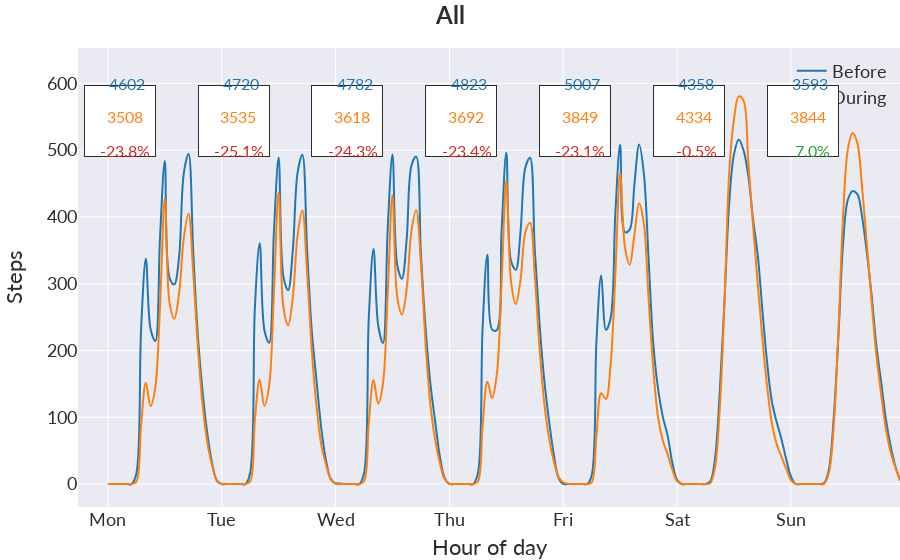
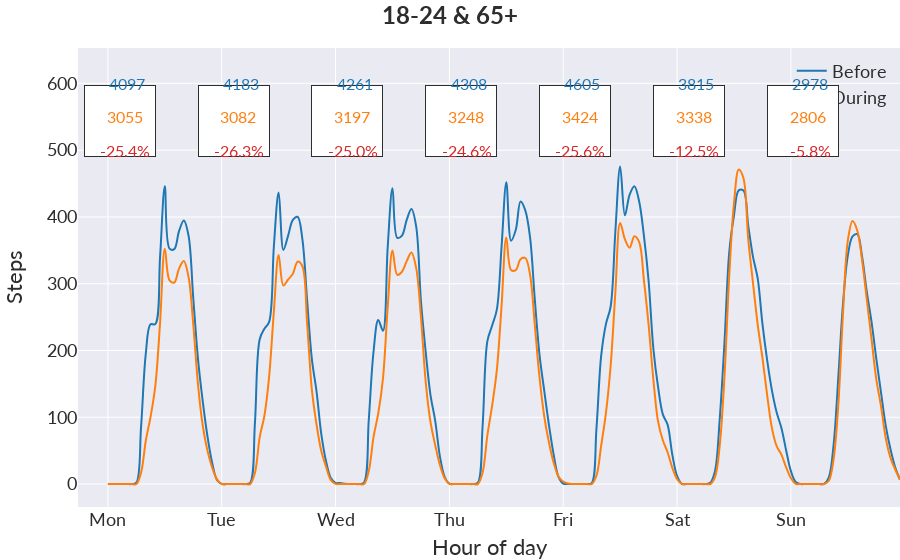
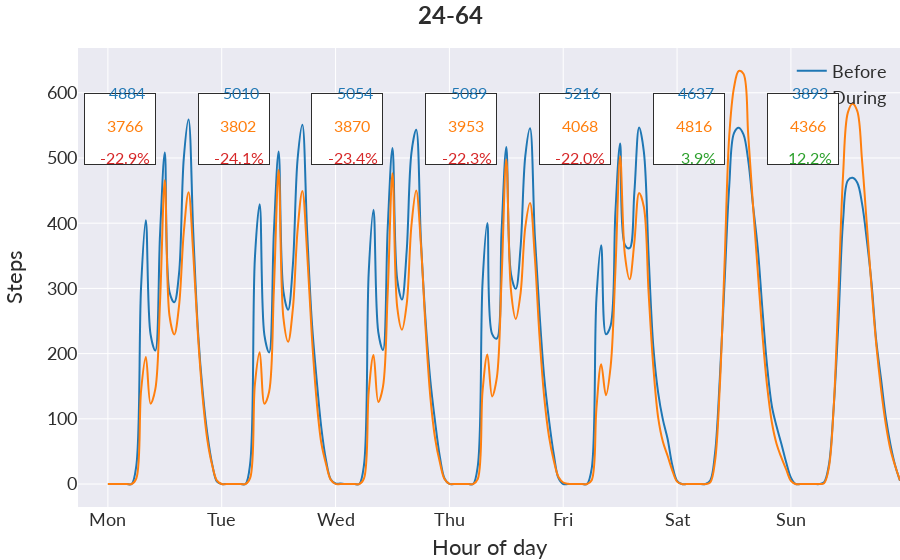

Notebook code for these charts, in order:
### Code cell
plt.gcf().set_size_inches(600/96, 200/96)

# users = df[df['work_age'] == True]
show_plot(df, 'All')
show_plot(df[df['work_age'] == False], '18-24 & 65+')
show_plot(df[df['work_age'] == True], '24-64')

### Figure 1 — Plotly figure (JSON) as saved in the notebook; plotly's stock layout.template omitted (floating-point values rounded to 4 significant figures; data arrays with more than 128 entries replaced by an {"elided": "..."} marker saying what was removed)
{"data": [{"hovertemplate": "period=Before<br>hour=%{x}<br>value=%{y}<extra></extra>", "legendgroup": "Before", "line": {"color": "#1F77B4", "dash": "solid", "shape": "spline"}, "marker": {"symbol": "circle"}, "mode": "lines", "name": "Before", "orientation": "v", "showlegend": true, "type": "scatter", "x": {"elided": "168 int values"}, "xaxis": "x", "y": {"elided": "168 float values"}, "yaxis": "y"}, {"hovertemplate": "period=During<br>hour=%{x}<br>value=%{y}<extra></extra>", "legendgroup": "During", "line": {"color": "#FF7F0E", "dash": "solid", "shape": "spline"}, "marker": {"symbol": "circle"}, "mode": "lines", "name": "During", "orientation": "v", "showlegend": true, "type": "scatter", "x": {"elided": "168 int values"}, "xaxis": "x", "y": {"elided": "168 float values"}, "yaxis": "y"}], "layout": {"annotations": [{"align": "left", "bgcolor": "white", "bordercolor": "#2D2D2D", "borderpad": 5, "borderwidth": 1, "height": 60, "showarrow": false, "text": "", "width": 60, "x": 2.5, "y": 544}, {"font": {"color": "#2D2D2D", "size": 18}, "showarrow": false, "text": "", "x": 2, "y": 650}, {"font": {"color": "#1F77B4", "size": 16}, "showarrow": false, "text": "      4602", "x": 1.5, "y": 600}, {"font": {"color": "#FF7F0E", "size": 16}, "showarrow": false, "text": "      3508", "x": 1, "y": 550}, {"font": {"color": "#D62728", "size": 16}, "showarrow": false, "text": "     -23.8%", "x": 1.5, "y": 500}, {"align": "left", "bgcolor": "white", "bordercolor": "#2D2D2D", "borderpad": 5, "borderwidth": 1, "height": 60, "showarrow": false, "text": "", "width": 60, "x": 26.5, "y": 544}, {"font": {"color": "#2D2D2D", "size": 18}, "showarrow": false, "text": "", "x": 26, "y": 650}, {"font": {"color": "#1F77B4", "size": 16}, "showarrow": false, "text": "      4720", "x": 25.5, "y": 600}, {"font": {"color": "#FF7F0E", "size": 16}, "showarrow": false, "text": "      3535", "x": 25, "y": 550}, {"font": {"color": "#D62728", "size": 16}, "showarrow": false, "text": "     -25.1%", "x": 25.5, "y": 500}, {"align": "left", "bgcolor": "white", "bordercolor": "#2D2D2D", "borderpad": 5, "borderwidth": 1, "height": 60, "showarrow": false, "text": "", "width": 60, "x": 50.5, "y": 544}, {"font": {"color": "#2D2D2D", "size": 18}, "showarrow": false, "text": "", "x": 50, "y": 650}, {"font": {"color": "#1F77B4", "size": 16}, "showarrow": false, "text": "      4782", "x": 49.5, "y": 600}, {"font": {"color": "#FF7F0E", "size": 16}, "showarrow": false, "text": "      3618", "x": 49, "y": 550}, {"font": {"color": "#D62728", "size": 16}, "showarrow": false, "text": "     -24.3%", "x": 49.5, "y": 500}, {"align": "left", "bgcolor": "white", "bordercolor": "#2D2D2D", "borderpad": 5, "borderwidth": 1, "height": 60, "showarrow": false, "text": "", "width": 60, "x": 74.5, "y": 544}, {"font": {"color": "#2D2D2D", "size": 18}, "showarrow": false, "text": "", "x": 74, "y": 650}, {"font": {"color": "#1F77B4", "size": 16}, "showarrow": false, "text": "      4823", "x": 73.5, "y": 600}, {"font": {"color": "#FF7F0E", "size": 16}, "showarrow": false, "text": "      3692", "x": 73, "y": 550}, {"font": {"color": "#D62728", "size": 16}, "showarrow": false, "text": "     -23.4%", "x": 73.5, "y": 500}, {"align": "left", "bgcolor": "white", "bordercolor": "#2D2D2D", "borderpad": 5, "borderwidth": 1, "height": 60, "showarrow": false, "text": "", "width": 60, "x": 98.5, "y": 544}, {"font": {"color": "#2D2D2D", "size": 18}, "showarrow": false, "text": "", "x": 98, "y": 650}, {"font": {"color": "#1F77B4", "size": 16}, "showarrow": false, "text": "      5007", "x": 97.5, "y": 600}, {"font": {"color": "#FF7F0E", "size": 16}, "showarrow": false, "text": "      3849", "x": 97, "y": 550}, {"font": {"color": "#D62728", "size": 16}, "showarrow": false, "text": "     -23.1%", "x": 97.5, "y": 500}, {"align": "left", "bgcolor": "white", "bordercolor": "#2D2D2D", "borderpad": 5, "borderwidth": 1, "height": 60, "showarrow": false, "text": "", "width": 60, "x": 122.5, "y": 544}, {"font": {"color": "#2D2D2D", "size": 18}, "showarrow": false, "text": "", "x": 122, "y": 650}, {"font": {"color": "#1F77B4", "size": 16}, "showarrow": false, "text": "      4358", "x": 121.5, "y": 600}, {"font": {"color": "#FF7F0E", "size": 16}, "showarrow": false, "text": "      4334", "x": 121, "y": 550}, {"font": {"color": "#D62728", "size": 16}, "showarrow": false, "text": "      -0.5%", "x": 121.5, "y": 500}, {"align": "left", "bgcolor": "white", "bordercolor": "#2D2D2D", "borderpad": 5, "borderwidth": 1, "height": 60, "showarrow": false, "text": "", "width": 60, "x": 146.5, "y": 544}, {"font": {"color": "#2D2D2D", "size": 18}, "showarrow": false, "text": "", "x": 146, "y": 650}, {"font": {"color": "#1F77B4", "size": 16}, "showarrow": false, "text": "      3593", "x": 145.5, "y": 600}, {"font": {"color": "#FF7F0E", "size": 16}, "showarrow": false, "text": "      3844", "x": 145, "y": 550}, {"font": {"color": "#2CA02C", "size": 16}, "showarrow": false, "text": "       7.0%", "x": 145.5, "y": 500}], "autosize": true, "font": {"color": "#2D2D2D", "family": "Lato, sans-serif", "size": 18}, "legend": {"bgcolor": "rgba(255,255,255, 0.0)", "title": {"text": ""}, "tracegroupgap": 0, "x": 0.99, "xanchor": "right", "y": 0.99, "yanchor": "top"}, "margin": {"b": 32, "l": 0, "r": 0, "t": 48}, "title": {"font": {"size": 24}, "text": "<b>All</b>"}, "xaxis": {"anchor": "y", "autorange": true, "domain": [0, 1], "range": [-5.268, 167], "tickfont": {"size": 18}, "tickformat": "%b %Y", "ticktext": ["Mon", "Tue", "Wed", "Thu", "Fri", "Sat", "Sun"], "tickvals": [0, 24, 48, 72, 96, 120, 144], "title": {"text": "Hour of day"}, "type": "linear"}, "yaxis": {"anchor": "x", "autorange": true, "domain": [0, 1], "range": [-34.49, 655.3], "tickfont": {"size": 18}, "title": {"standoff": 32, "text": "Steps"}, "type": "linear"}, "yaxis2": {"title": {"standoff": 32}}}}

### Figure 2 — Plotly figure (JSON) as saved in the notebook; plotly's stock layout.template omitted (floating-point values rounded to 4 significant figures; data arrays with more than 128 entries replaced by an {"elided": "..."} marker saying what was removed)
{"data": [{"hovertemplate": "period=Before<br>hour=%{x}<br>value=%{y}<extra></extra>", "legendgroup": "Before", "line": {"color": "#1F77B4", "dash": "solid", "shape": "spline"}, "marker": {"symbol": "circle"}, "mode": "lines", "name": "Before", "orientation": "v", "showlegend": true, "type": "scatter", "x": {"elided": "168 int values"}, "xaxis": "x", "y": {"elided": "168 float values"}, "yaxis": "y"}, {"hovertemplate": "period=During<br>hour=%{x}<br>value=%{y}<extra></extra>", "legendgroup": "During", "line": {"color": "#FF7F0E", "dash": "solid", "shape": "spline"}, "marker": {"symbol": "circle"}, "mode": "lines", "name": "During", "orientation": "v", "showlegend": true, "type": "scatter", "x": {"elided": "168 int values"}, "xaxis": "x", "y": {"elided": "168 float values"}, "yaxis": "y"}], "layout": {"annotations": [{"align": "left", "bgcolor": "white", "bordercolor": "#2D2D2D", "borderpad": 5, "borderwidth": 1, "height": 60, "showarrow": false, "text": "", "width": 60, "x": 2.5, "y": 544}, {"font": {"color": "#2D2D2D", "size": 18}, "showarrow": false, "text": "", "x": 2, "y": 650}, {"font": {"color": "#1F77B4", "size": 16}, "showarrow": false, "text": "      4097", "x": 1.5, "y": 600}, {"font": {"color": "#FF7F0E", "size": 16}, "showarrow": false, "text": "      3055", "x": 1, "y": 550}, {"font": {"color": "#D62728", "size": 16}, "showarrow": false, "text": "     -25.4%", "x": 1.5, "y": 500}, {"align": "left", "bgcolor": "white", "bordercolor": "#2D2D2D", "borderpad": 5, "borderwidth": 1, "height": 60, "showarrow": false, "text": "", "width": 60, "x": 26.5, "y": 544}, {"font": {"color": "#2D2D2D", "size": 18}, "showarrow": false, "text": "", "x": 26, "y": 650}, {"font": {"color": "#1F77B4", "size": 16}, "showarrow": false, "text": "      4183", "x": 25.5, "y": 600}, {"font": {"color": "#FF7F0E", "size": 16}, "showarrow": false, "text": "      3082", "x": 25, "y": 550}, {"font": {"color": "#D62728", "size": 16}, "showarrow": false, "text": "     -26.3%", "x": 25.5, "y": 500}, {"align": "left", "bgcolor": "white", "bordercolor": "#2D2D2D", "borderpad": 5, "borderwidth": 1, "height": 60, "showarrow": false, "text": "", "width": 60, "x": 50.5, "y": 544}, {"font": {"color": "#2D2D2D", "size": 18}, "showarrow": false, "text": "", "x": 50, "y": 650}, {"font": {"color": "#1F77B4", "size": 16}, "showarrow": false, "text": "      4261", "x": 49.5, "y": 600}, {"font": {"color": "#FF7F0E", "size": 16}, "showarrow": false, "text": "      3197", "x": 49, "y": 550}, {"font": {"color": "#D62728", "size": 16}, "showarrow": false, "text": "     -25.0%", "x": 49.5, "y": 500}, {"align": "left", "bgcolor": "white", "bordercolor": "#2D2D2D", "borderpad": 5, "borderwidth": 1, "height": 60, "showarrow": false, "text": "", "width": 60, "x": 74.5, "y": 544}, {"font": {"color": "#2D2D2D", "size": 18}, "showarrow": false, "text": "", "x": 74, "y": 650}, {"font": {"color": "#1F77B4", "size": 16}, "showarrow": false, "text": "      4308", "x": 73.5, "y": 600}, {"font": {"color": "#FF7F0E", "size": 16}, "showarrow": false, "text": "      3248", "x": 73, "y": 550}, {"font": {"color": "#D62728", "size": 16}, "showarrow": false, "text": "     -24.6%", "x": 73.5, "y": 500}, {"align": "left", "bgcolor": "white", "bordercolor": "#2D2D2D", "borderpad": 5, "borderwidth": 1, "height": 60, "showarrow": false, "text": "", "width": 60, "x": 98.5, "y": 544}, {"font": {"color": "#2D2D2D", "size": 18}, "showarrow": false, "text": "", "x": 98, "y": 650}, {"font": {"color": "#1F77B4", "size": 16}, "showarrow": false, "text": "      4605", "x": 97.5, "y": 600}, {"font": {"color": "#FF7F0E", "size": 16}, "showarrow": false, "text": "      3424", "x": 97, "y": 550}, {"font": {"color": "#D62728", "size": 16}, "showarrow": false, "text": "     -25.6%", "x": 97.5, "y": 500}, {"align": "left", "bgcolor": "white", "bordercolor": "#2D2D2D", "borderpad": 5, "borderwidth": 1, "height": 60, "showarrow": false, "text": "", "width": 60, "x": 122.5, "y": 544}, {"font": {"color": "#2D2D2D", "size": 18}, "showarrow": false, "text": "", "x": 122, "y": 650}, {"font": {"color": "#1F77B4", "size": 16}, "showarrow": false, "text": "      3815", "x": 121.5, "y": 600}, {"font": {"color": "#FF7F0E", "size": 16}, "showarrow": false, "text": "      3338", "x": 121, "y": 550}, {"font": {"color": "#D62728", "size": 16}, "showarrow": false, "text": "     -12.5%", "x": 121.5, "y": 500}, {"align": "left", "bgcolor": "white", "bordercolor": "#2D2D2D", "borderpad": 5, "borderwidth": 1, "height": 60, "showarrow": false, "text": "", "width": 60, "x": 146.5, "y": 544}, {"font": {"color": "#2D2D2D", "size": 18}, "showarrow": false, "text": "", "x": 146, "y": 650}, {"font": {"color": "#1F77B4", "size": 16}, "showarrow": false, "text": "      2978", "x": 145.5, "y": 600}, {"font": {"color": "#FF7F0E", "size": 16}, "showarrow": false, "text": "      2806", "x": 145, "y": 550}, {"font": {"color": "#D62728", "size": 16}, "showarrow": false, "text": "      -5.8%", "x": 145.5, "y": 500}], "autosize": true, "font": {"color": "#2D2D2D", "family": "Lato, sans-serif", "size": 18}, "legend": {"bgcolor": "rgba(255,255,255, 0.0)", "title": {"text": ""}, "tracegroupgap": 0, "x": 0.99, "xanchor": "right", "y": 0.99, "yanchor": "top"}, "margin": {"b": 32, "l": 0, "r": 0, "t": 48}, "title": {"font": {"size": 24}, "text": "<b>18-24 & 65+</b>"}, "xaxis": {"anchor": "y", "autorange": true, "domain": [0, 1], "range": [-5.268, 167], "tickfont": {"size": 18}, "tickformat": "%b %Y", "ticktext": ["Mon", "Tue", "Wed", "Thu", "Fri", "Sat", "Sun"], "tickvals": [0, 24, 48, 72, 96, 120, 144], "title": {"text": "Hour of day"}, "type": "linear"}, "yaxis": {"anchor": "x", "autorange": true, "domain": [0, 1], "range": [-34.49, 655.3], "tickfont": {"size": 18}, "title": {"standoff": 32, "text": "Steps"}, "type": "linear"}, "yaxis2": {"title": {"standoff": 32}}}}

### Figure 3 — Plotly figure (JSON) as saved in the notebook; plotly's stock layout.template omitted (floating-point values rounded to 4 significant figures; data arrays with more than 128 entries replaced by an {"elided": "..."} marker saying what was removed)
{"data": [{"hovertemplate": "period=Before<br>hour=%{x}<br>value=%{y}<extra></extra>", "legendgroup": "Before", "line": {"color": "#1F77B4", "dash": "solid", "shape": "spline"}, "marker": {"symbol": "circle"}, "mode": "lines", "name": "Before", "orientation": "v", "showlegend": true, "type": "scatter", "x": {"elided": "168 int values"}, "xaxis": "x", "y": {"elided": "168 float values"}, "yaxis": "y"}, {"hovertemplate": "period=During<br>hour=%{x}<br>value=%{y}<extra></extra>", "legendgroup": "During", "line": {"color": "#FF7F0E", "dash": "solid", "shape": "spline"}, "marker": {"symbol": "circle"}, "mode": "lines", "name": "During", "orientation": "v", "showlegend": true, "type": "scatter", "x": {"elided": "168 int values"}, "xaxis": "x", "y": {"elided": "168 float values"}, "yaxis": "y"}], "layout": {"annotations": [{"align": "left", "bgcolor": "white", "bordercolor": "#2D2D2D", "borderpad": 5, "borderwidth": 1, "height": 60, "showarrow": false, "text": "", "width": 60, "x": 2.5, "y": 544}, {"font": {"color": "#2D2D2D", "size": 18}, "showarrow": false, "text": "", "x": 2, "y": 650}, {"font": {"color": "#1F77B4", "size": 16}, "showarrow": false, "text": "      4884", "x": 1.5, "y": 600}, {"font": {"color": "#FF7F0E", "size": 16}, "showarrow": false, "text": "      3766", "x": 1, "y": 550}, {"font": {"color": "#D62728", "size": 16}, "showarrow": false, "text": "     -22.9%", "x": 1.5, "y": 500}, {"align": "left", "bgcolor": "white", "bordercolor": "#2D2D2D", "borderpad": 5, "borderwidth": 1, "height": 60, "showarrow": false, "text": "", "width": 60, "x": 26.5, "y": 544}, {"font": {"color": "#2D2D2D", "size": 18}, "showarrow": false, "text": "", "x": 26, "y": 650}, {"font": {"color": "#1F77B4", "size": 16}, "showarrow": false, "text": "      5010", "x": 25.5, "y": 600}, {"font": {"color": "#FF7F0E", "size": 16}, "showarrow": false, "text": "      3802", "x": 25, "y": 550}, {"font": {"color": "#D62728", "size": 16}, "showarrow": false, "text": "     -24.1%", "x": 25.5, "y": 500}, {"align": "left", "bgcolor": "white", "bordercolor": "#2D2D2D", "borderpad": 5, "borderwidth": 1, "height": 60, "showarrow": false, "text": "", "width": 60, "x": 50.5, "y": 544}, {"font": {"color": "#2D2D2D", "size": 18}, "showarrow": false, "text": "", "x": 50, "y": 650}, {"font": {"color": "#1F77B4", "size": 16}, "showarrow": false, "text": "      5054", "x": 49.5, "y": 600}, {"font": {"color": "#FF7F0E", "size": 16}, "showarrow": false, "text": "      3870", "x": 49, "y": 550}, {"font": {"color": "#D62728", "size": 16}, "showarrow": false, "text": "     -23.4%", "x": 49.5, "y": 500}, {"align": "left", "bgcolor": "white", "bordercolor": "#2D2D2D", "borderpad": 5, "borderwidth": 1, "height": 60, "showarrow": false, "text": "", "width": 60, "x": 74.5, "y": 544}, {"font": {"color": "#2D2D2D", "size": 18}, "showarrow": false, "text": "", "x": 74, "y": 650}, {"font": {"color": "#1F77B4", "size": 16}, "showarrow": false, "text": "      5089", "x": 73.5, "y": 600}, {"font": {"color": "#FF7F0E", "size": 16}, "showarrow": false, "text": "      3953", "x": 73, "y": 550}, {"font": {"color": "#D62728", "size": 16}, "showarrow": false, "text": "     -22.3%", "x": 73.5, "y": 500}, {"align": "left", "bgcolor": "white", "bordercolor": "#2D2D2D", "borderpad": 5, "borderwidth": 1, "height": 60, "showarrow": false, "text": "", "width": 60, "x": 98.5, "y": 544}, {"font": {"color": "#2D2D2D", "size": 18}, "showarrow": false, "text": "", "x": 98, "y": 650}, {"font": {"color": "#1F77B4", "size": 16}, "showarrow": false, "text": "      5216", "x": 97.5, "y": 600}, {"font": {"color": "#FF7F0E", "size": 16}, "showarrow": false, "text": "      4068", "x": 97, "y": 550}, {"font": {"color": "#D62728", "size": 16}, "showarrow": false, "text": "     -22.0%", "x": 97.5, "y": 500}, {"align": "left", "bgcolor": "white", "bordercolor": "#2D2D2D", "borderpad": 5, "borderwidth": 1, "height": 60, "showarrow": false, "text": "", "width": 60, "x": 122.5, "y": 544}, {"font": {"color": "#2D2D2D", "size": 18}, "showarrow": false, "text": "", "x": 122, "y": 650}, {"font": {"color": "#1F77B4", "size": 16}, "showarrow": false, "text": "      4637", "x": 121.5, "y": 600}, {"font": {"color": "#FF7F0E", "size": 16}, "showarrow": false, "text": "      4816", "x": 121, "y": 550}, {"font": {"color": "#2CA02C", "size": 16}, "showarrow": false, "text": "       3.9%", "x": 121.5, "y": 500}, {"align": "left", "bgcolor": "white", "bordercolor": "#2D2D2D", "borderpad": 5, "borderwidth": 1, "height": 60, "showarrow": false, "text": "", "width": 60, "x": 146.5, "y": 544}, {"font": {"color": "#2D2D2D", "size": 18}, "showarrow": false, "text": "", "x": 146, "y": 650}, {"font": {"color": "#1F77B4", "size": 16}, "showarrow": false, "text": "      3893", "x": 145.5, "y": 600}, {"font": {"color": "#FF7F0E", "size": 16}, "showarrow": false, "text": "      4366", "x": 145, "y": 550}, {"font": {"color": "#2CA02C", "size": 16}, "showarrow": false, "text": "      12.2%", "x": 145.5, "y": 500}], "autosize": true, "font": {"color": "#2D2D2D", "family": "Lato, sans-serif", "size": 18}, "legend": {"bgcolor": "rgba(255,255,255, 0.0)", "title": {"text": ""}, "tracegroupgap": 0, "x": 0.99, "xanchor": "right", "y": 0.99, "yanchor": "top"}, "margin": {"b": 32, "l": 0, "r": 0, "t": 48}, "title": {"font": {"size": 24}, "text": "<b>24-64</b>"}, "xaxis": {"anchor": "y", "autorange": true, "domain": [0, 1], "range": [-5.268, 167], "tickfont": {"size": 18}, "tickformat": "%b %Y", "ticktext": ["Mon", "Tue", "Wed", "Thu", "Fri", "Sat", "Sun"], "tickvals": [0, 24, 48, 72, 96, 120, 144], "title": {"text": "Hour of day"}, "type": "linear"}, "yaxis": {"anchor": "x", "autorange": true, "domain": [0, 1], "range": [-35.19, 668.6], "tickfont": {"size": 18}, "title": {"standoff": 32, "text": "Steps"}, "type": "linear"}, "yaxis2": {"title": {"standoff": 32}}}}
